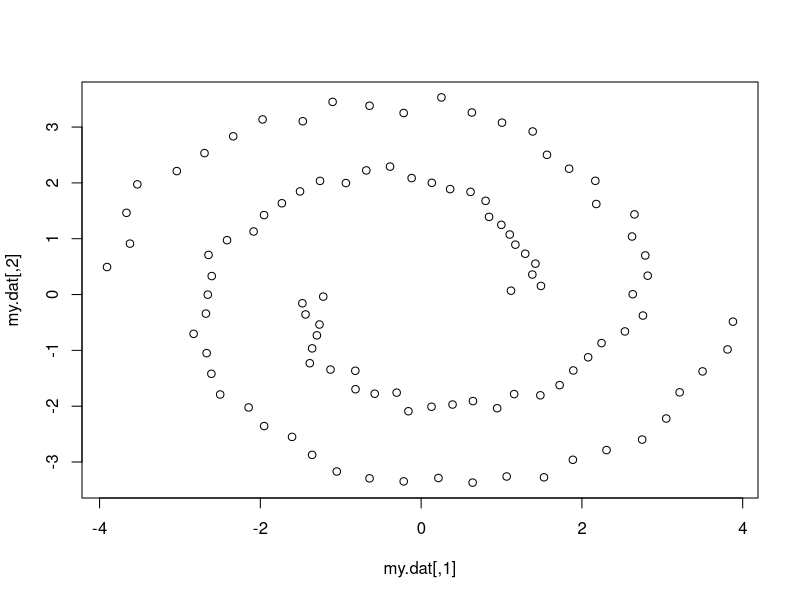
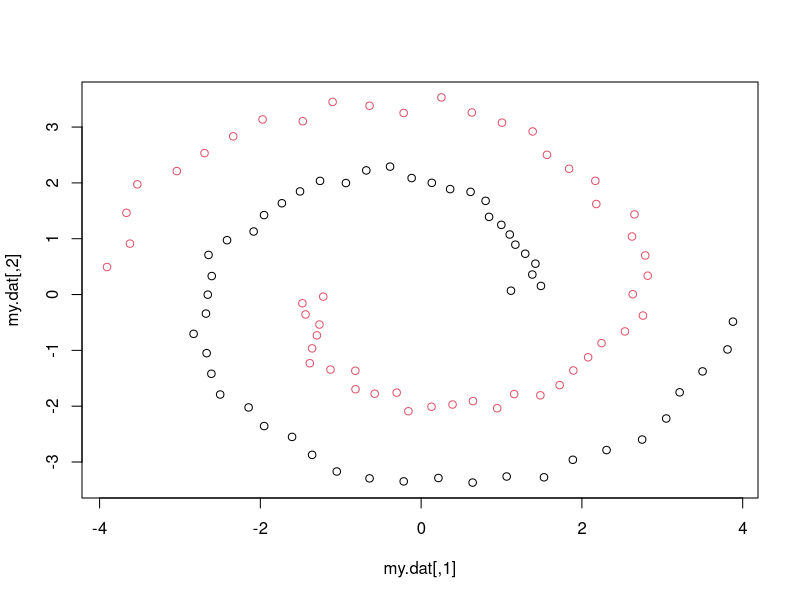

The R source for these figures, in order:
library(mlbench)
set.seed(111)
obj = mlbench.spirals(100,1,0.025)
my.dat =  4 * obj$x
plot(my.dat)


#This is a function that performs the spectral cluster algorithm
#Package needed: stats, expm
#Input: 
      #my.dat: data matrix
      #n.line: numerical values indicating how many lines to de drawn for each point
      #n.cluster: numerical value indeicates the number of clusters
      #A boolean variable indicating whether to calculate a normalized laplacian matrix
#output:
      #km.ouput: A k-means object that contains clluster results

library(stats)
library(expm)

Spectral.Cluster = function(my.dat,n.line=3,n.cluster=2,normal = F) {
  
  Nrow = nrow(my.dat)
  
  #Construct Matrix that contains similarity between each values
  Similar = matrix(rep(NA,Nrow^2), ncol=Nrow)
  
  for(i in 1:Nrow) {
    for(j in 1:Nrow) {
      Similar[i,j] = exp( -1 * norm(as.matrix(my.dat[i,]-my.dat[j,]), type="F"))
    }
  }
  
  N = length(Similar[,1])
  
  #Construct Affinity matrix
  Affinity = matrix(rep(0,N^2), ncol=N)
    for(i in 1:N) { # for each line
      # only connect to those points with larger similarity 
      best = sort(Similar[i,], decreasing=TRUE)[1:n.line]
      for (b in best) {
        j = which(Similar[i,] == b)
        Affinity[i,j] = Similar[i,j]
        Affinity[j,i] = Similar[i,j]
      }
    }
  
  #COnstruct degree matrix Degree   #Not sure since this part
  Degree = diag(apply(Affinity,1,sum))
  
  #Construct unnormalizaed graph Laplacian
  Lap = Degree - Affinity
  
  if(normal){
  #Construct normalizaed graph Laplacian
  Lap = (Degree %^% (-1/2)) %*% Lap %*% (Degree %^% (-1/2))
  }
  
  ev = eigen(Lap, symmetric=TRUE)#find eigenvectors for the Laplacian
  Final   = ev$vectors[,(ncol(ev$vectors)-n.cluster+1):ncol(ev$vectors)]#Locate the n.cluster smallest eigenvectors to construct final matrix 
  
  #perform k-means algorithm to cluster the final matrix
  km.ouput = kmeans(Final, centers=n.cluster, nstart=5)
  
  return(km.ouput)  
}

A = Spectral.Cluster(my.dat,n.line=3,n.cluster=2,normal = F) 
B = Spectral.Cluster(my.dat,n.line=3,n.cluster=2,normal = T) 


plot(my.dat, col=A$cluster)
